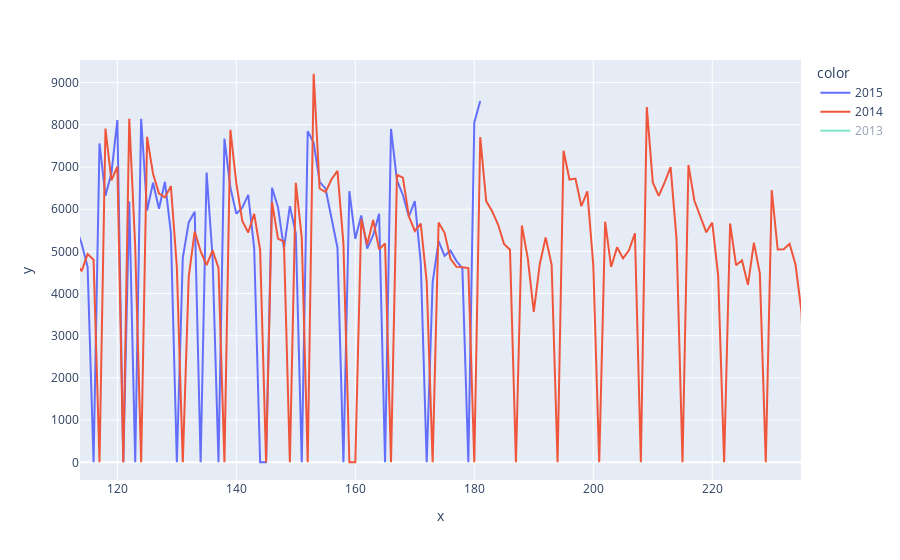

The notebook cell saved with this chart:
### Code cell
from plotly import express as ex

subset_to_plot = train_df[train_df['Store'] == 10]

ex.line(x=subset_to_plot['dayofyear'], y=subset_to_plot['Sales'], color=subset_to_plot['year'])

### Figure 1 — Plotly figure (JSON) as saved in the notebook; plotly's stock layout.template omitted (floating-point values rounded to 4 significant figures; data arrays with more than 128 entries replaced by an {"elided": "..."} marker saying what was removed)
{"data": [{"hovertemplate": "color=2015<br>x=%{x}<br>y=%{y}<extra></extra>", "legendgroup": "2015", "line": {"color": "#636efa", "dash": "solid"}, "marker": {"symbol": "circle"}, "mode": "lines", "name": "2015", "orientation": "v", "showlegend": true, "type": "scatter", "visible": true, "x": {"elided": "181 int values"}, "xaxis": "x", "y": {"elided": "181 int values"}, "yaxis": "y"}, {"hovertemplate": "color=2014<br>x=%{x}<br>y=%{y}<extra></extra>", "legendgroup": "2014", "line": {"color": "#EF553B", "dash": "solid"}, "marker": {"symbol": "circle"}, "mode": "lines", "name": "2014", "orientation": "v", "showlegend": true, "type": "scatter", "visible": true, "x": {"elided": "365 int values"}, "xaxis": "x", "y": {"elided": "365 int values"}, "yaxis": "y"}, {"hovertemplate": "color=2013<br>x=%{x}<br>y=%{y}<extra></extra>", "legendgroup": "2013", "line": {"color": "#00cc96", "dash": "solid"}, "marker": {"symbol": "circle"}, "mode": "lines", "name": "2013", "orientation": "v", "showlegend": true, "type": "scatter", "visible": "legendonly", "x": {"elided": "365 int values"}, "xaxis": "x", "y": {"elided": "365 int values"}, "yaxis": "y"}], "layout": {"autosize": true, "legend": {"title": {"text": "color"}, "tracegroupgap": 0}, "margin": {"t": 60}, "xaxis": {"anchor": "y", "autorange": false, "domain": [0, 1], "range": [113.7, 234.9], "title": {"text": "x"}, "type": "linear"}, "yaxis": {"anchor": "x", "autorange": false, "domain": [0, 1], "range": [-418.7, 9537.0], "title": {"text": "y"}, "type": "linear"}}}
